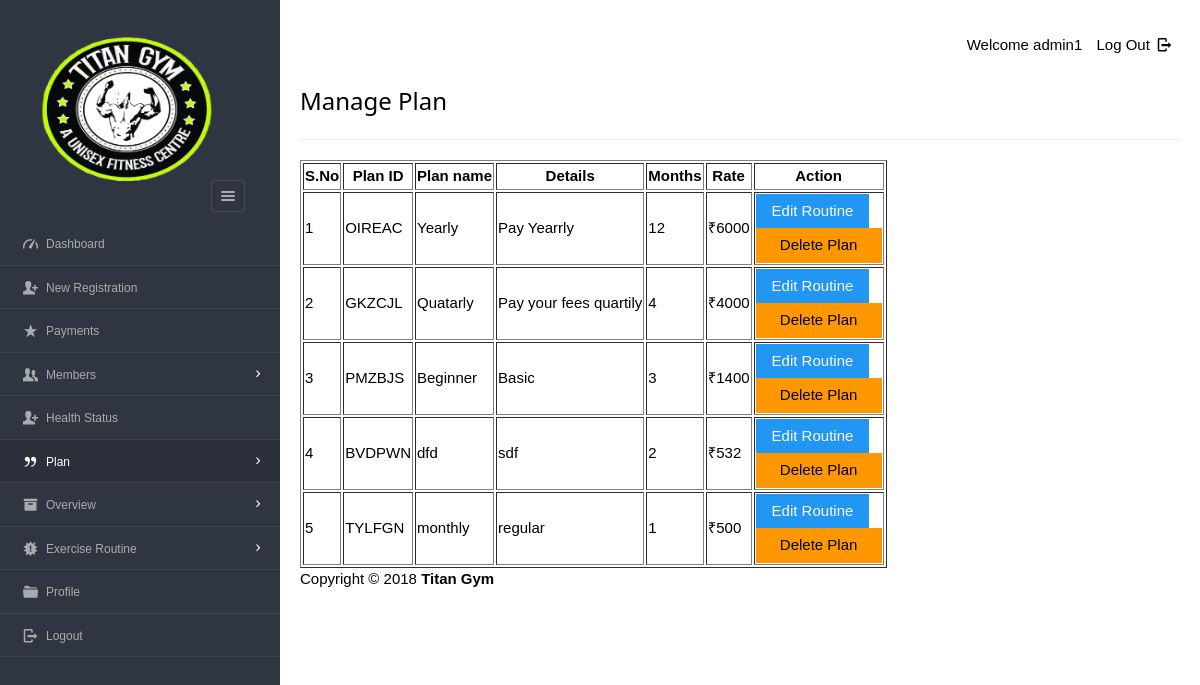
Before: /Files/dashboard/admin/view_plan.php (signed in) with the older database file.
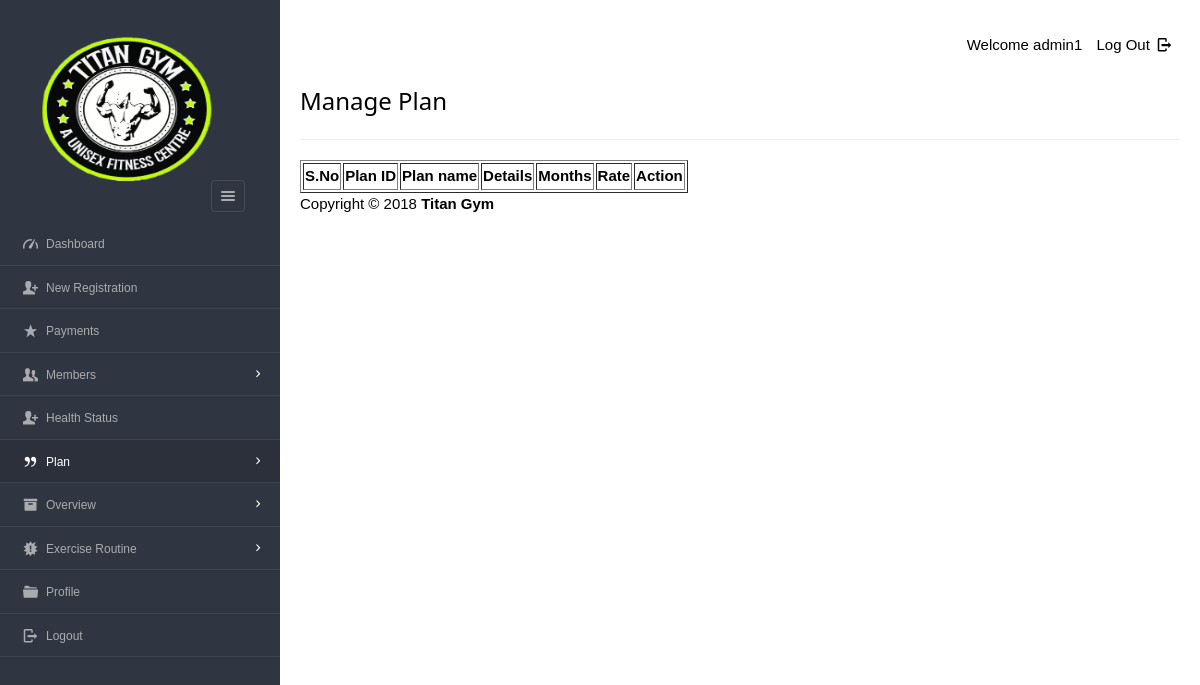
After: the same page with the newer database file.
### tables this page shows
CREATE TABLE `plan`  (
  `pid` varchar(8) NOT NULL,
  `planName` varchar(20) NOT NULL,
  `description` varchar(50) NOT NULL,
  `validity` varchar(20) NOT NULL,
  `amount` int(10) NOT NULL,
  `active` varchar(255) NULL DEFAULT NULL,
  PRIMARY KEY (`pid`) USING BTREE,
  INDEX `pid`(`pid`) USING BTREE
);

### Files/dashboard/admin/view_plan.php (the view, shortened to what this page needs)
<?php
require '../../include/db_conn.php';
?>
<!DOCTYPE html>
<html lang="en">
<head>
    <link rel="stylesheet" href="../../css/style.css"  id="style-resource-5">
    <link rel="stylesheet" href="../../css/dashMain.css">
    <link rel="stylesheet" type="text/css" href="../../css/entypo.css">
	<link href="a1style.css" rel="stylesheet" type="text/css">
</head>
     <body class="page-body  page-fade" onload="collapseSidebar()">
    	<div class="page-container sidebar-collapsed" id="navbarcollapse">
		<div class="sidebar-menu">
			<header class="logo-env">
			<div class="logo">
				<a href="main.php">
					<img src="../../images/logo.png" alt="" width="192" height="80" />
				</a>
			</div>
					<div class="sidebar-collapse" onclick="collapseSidebar()">
				<a href="#" class="sidebar-collapse-icon with-animation">
					<i class="entypo-menu"></i>
				</a>
			</div>
			</header>
    		<?php include('nav.php'); ?>
    	</div>
    		<div class="main-content">
				<div class="row">
					<div class="col-md-6 col-sm-8 clearfix">
					</div>
					<div class="col-md-6 col-sm-4 clearfix hidden-xs">
						<ul class="list-inline links-list pull-right">
							<li>Welcome <?php echo $_SESSION['full_name']; ?>
							</li>
							<li>
								<a href="logout.php">
									Log Out <i class="entypo-logout right"></i>
								</a>
							</li>
						</ul>
					</div>
				</div>
		<h3>Manage Plan</h3>
		<hr />
		<table class="table table-bordered datatable" id="table-1" border=1>
			<thead>
				<tr>
					<th>S.No</th>
					<th>Plan ID</th>
					<th>Plan name</th>
					<th>Details</th>
					<th>Months</th>
					<th>Rate</th>
					<th>Action</th>
				</tr>
			</thead>
				<tbody>
					<?php
					$query  = "select * from plan where active='yes' ORDER BY amount DESC";
					$result = mysqli_query($con, $query);
					$sno    = 1;
					if (mysqli_affected_rows($con) != 0) {
					    while ($row = mysqli_fetch_array($result, MYSQLI_ASSOC)) {
					        $msgid = $row['pid'];
					        echo "<tr><td>" . $sno . "</td>";
					        echo "<td>" . $row['pid'] . "</td>";
					        echo "<td>" . $row['planName'] . "</td>";
					        echo "<td>" . $row['description'] . "</td>";
					        echo "<td>" . $row['validity'] . "</td>";
					        echo "<td>₹" . $row['amount'] . "</td>";
					        $sno++;
					        echo '<td><a href=edit_plan.php?id="'.$row['pid'].'"><input type="button" class="a1-btn a1-blue" id="boxxe" value="Edit Routine" ></a><form action="del_plan.php" method="post" onSubmit="return ConfirmDelete();"><input type="hidden" name="name" value="' . $msgid .'"/><input type="submit" id="button1" value="Delete Plan" class="a1-btn a1-orange"/></form></td></tr>';
					    }
					}
					?>
				</tbody>
		</table>
<?php include('footer.php'); ?>
    	</div>
    </body>
</html>

Changed rows visible on the page:
removed plan: pid "OIREAC", planName "Yearly", description "Pay Yearrly", validity "12", amount "6000"
removed plan: pid "GKZCJL", planName "Quatarly", description "Pay your fees quartily", validity "4", amount "4000"
removed plan: pid "PMZBJS", planName "Beginner", description "Basic", validity "3", amount "1400"
removed plan: pid "BVDPWN", planName "dfd", description "sdf", validity "2", amount "532"
removed plan: pid "TYLFGN", planName "monthly", description "regular", validity "1", amount "500"
